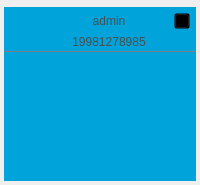
<?xml version="1.0" encoding="UTF-8"?>
<ui version="4.0">
 <class>DropBoxForm</class>
 <widget class="QWidget" name="DropBoxForm">
  <property name="geometry">
   <rect>
    <x>0</x>
    <y>0</y>
    <width>200</width>
    <height>185</height>
   </rect>
  </property>
  <property name="minimumSize">
   <size>
    <width>200</width>
    <height>0</height>
   </size>
  </property>
  <property name="maximumSize">
   <size>
    <width>200</width>
    <height>16777215</height>
   </size>
  </property>
  <property name="windowTitle">
   <string>Form</string>
  </property>
  <property name="styleSheet">
   <string notr="true">QLabel,QPushButton{background:transparent;}
#gbxContent{border:none;}
#gbxTop{background-color:#FF00A3DA;border-bottom:1px solid gray;border-top:none;border-left:none;border-right:none;}
#gbxBottom{background-color:#FF00A3DA;border:none;}
QLabel{color:#FF4D4D4D;font-size:9pt;}
QListWidget{border:none;background:transparent;}


</string>
  </property>
  <layout class="QVBoxLayout" name="verticalLayout">
   <property name="spacing">
    <number>0</number>
   </property>
   <property name="leftMargin">
    <number>0</number>
   </property>
   <property name="topMargin">
    <number>0</number>
   </property>
   <property name="rightMargin">
    <number>0</number>
   </property>
   <property name="bottomMargin">
    <number>0</number>
   </property>
   <item>
    <widget class="QGroupBox" name="gbxContent">
     <property name="maximumSize">
      <size>
       <width>16777215</width>
       <height>16777215</height>
      </size>
     </property>
     <property name="title">
      <string/>
     </property>
     <layout class="QVBoxLayout" name="verticalLayout_2">
      <property name="spacing">
       <number>0</number>
      </property>
      <property name="leftMargin">
       <number>1</number>
      </property>
      <property name="topMargin">
       <number>1</number>
      </property>
      <property name="rightMargin">
       <number>1</number>
      </property>
      <property name="bottomMargin">
       <number>1</number>
      </property>
      <item>
       <widget class="QGroupBox" name="gbxTop">
        <property name="minimumSize">
         <size>
          <width>0</width>
          <height>45</height>
         </size>
        </property>
        <property name="maximumSize">
         <size>
          <width>16777215</width>
          <height>45</height>
         </size>
        </property>
        <layout class="QGridLayout" name="gridLayout">
         <property name="leftMargin">
          <number>5</number>
         </property>
         <property name="topMargin">
          <number>0</number>
         </property>
         <property name="rightMargin">
          <number>3</number>
         </property>
         <property name="bottomMargin">
          <number>0</number>
         </property>
         <property name="spacing">
          <number>0</number>
         </property>
         <item row="0" column="1">
          <widget class="QLabel" name="lblName">
           <property name="minimumSize">
            <size>
             <width>0</width>
             <height>0</height>
            </size>
           </property>
           <property name="maximumSize">
            <size>
             <width>16777215</width>
             <height>16777215</height>
            </size>
           </property>
           <property name="sizeIncrement">
            <size>
             <width>0</width>
             <height>0</height>
            </size>
           </property>
           <property name="text">
            <string>admin</string>
           </property>
           <property name="alignment">
            <set>Qt::AlignCenter</set>
           </property>
          </widget>
         </item>
         <item row="1" column="1">
          <widget class="QLabel" name="lblPhone">
           <property name="minimumSize">
            <size>
             <width>0</width>
             <height>25</height>
            </size>
           </property>
           <property name="maximumSize">
            <size>
             <width>16777215</width>
             <height>25</height>
            </size>
           </property>
           <property name="sizeIncrement">
            <size>
             <width>0</width>
             <height>0</height>
            </size>
           </property>
           <property name="text">
            <string>19981278985</string>
           </property>
           <property name="alignment">
            <set>Qt::AlignCenter</set>
           </property>
          </widget>
         </item>
         <item row="0" column="0" rowspan="2">
          <widget class="QLabel" name="lblIcon">
           <property name="minimumSize">
            <size>
             <width>32</width>
             <height>32</height>
            </size>
           </property>
           <property name="maximumSize">
            <size>
             <width>32</width>
             <height>32</height>
            </size>
           </property>
           <property name="text">
            <string/>
           </property>
           <property name="scaledContents">
            <bool>true</bool>
           </property>
          </widget>
         </item>
         <item row="0" column="2">
          <widget class="QPushButton" name="btnEdit">
           <property name="minimumSize">
            <size>
             <width>16</width>
             <height>16</height>
            </size>
           </property>
           <property name="maximumSize">
            <size>
             <width>16</width>
             <height>16</height>
            </size>
           </property>
           <property name="text">
            <string/>
           </property>
           <property name="icon">
            <iconset resource="../Res/thzres.qrc">
             <normaloff>:/Image/edit.png</normaloff>:/Image/edit.png</iconset>
           </property>
           <property name="iconSize">
            <size>
             <width>16</width>
             <height>16</height>
            </size>
           </property>
           <property name="default">
            <bool>false</bool>
           </property>
           <property name="flat">
            <bool>false</bool>
           </property>
          </widget>
         </item>
        </layout>
       </widget>
      </item>
      <item>
       <widget class="QGroupBox" name="gbxBottom">
        <property name="title">
         <string/>
        </property>
        <layout class="QHBoxLayout" name="horizontalLayout">
         <property name="spacing">
          <number>0</number>
         </property>
         <property name="leftMargin">
          <number>0</number>
         </property>
         <property name="topMargin">
          <number>0</number>
         </property>
         <property name="rightMargin">
          <number>0</number>
         </property>
         <property name="bottomMargin">
          <number>0</number>
         </property>
         <item>
          <widget class="QListWidget" name="listWidget">
           <property name="maximumSize">
            <size>
             <width>16777215</width>
             <height>16777215</height>
            </size>
           </property>
           <property name="verticalScrollBarPolicy">
            <enum>Qt::ScrollBarAlwaysOff</enum>
           </property>
           <property name="horizontalScrollBarPolicy">
            <enum>Qt::ScrollBarAlwaysOff</enum>
           </property>
          </widget>
         </item>
        </layout>
       </widget>
      </item>
     </layout>
    </widget>
   </item>
  </layout>
 </widget>
 <resources>
  <include location="../Res/thzres.qrc"/>
 </resources>
 <connections/>
</ui>
